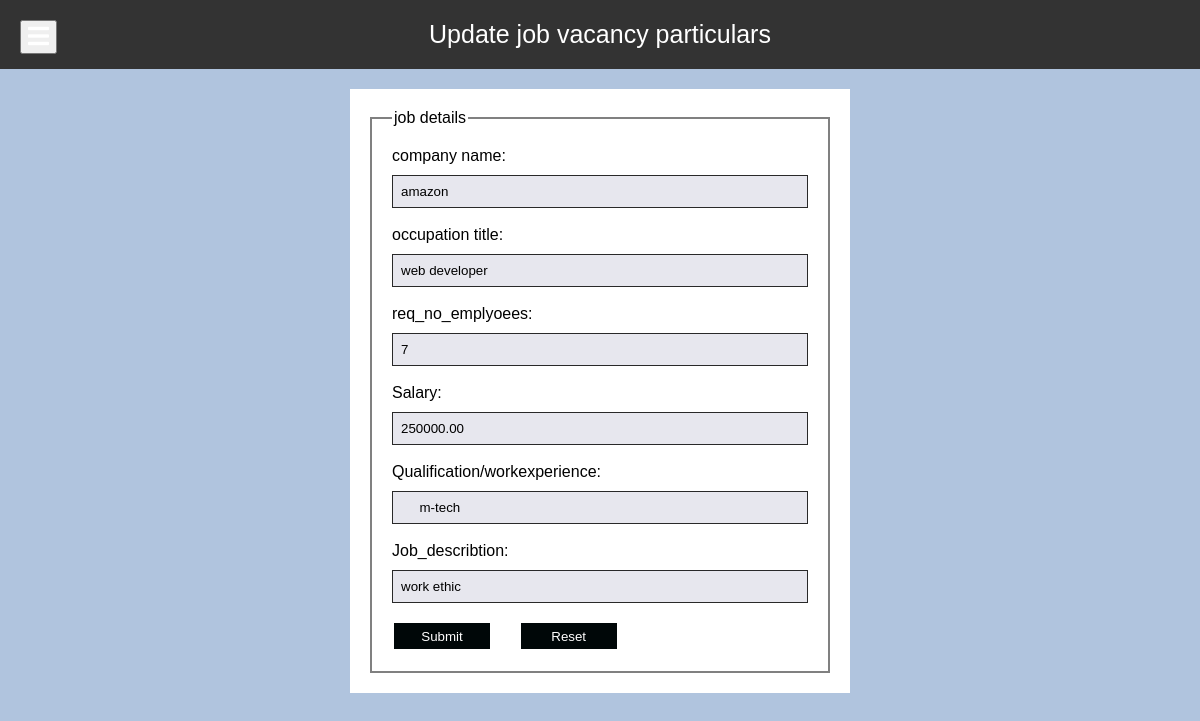
/company/edit.php?edit=19 (signed in), run on the app's committed database.
### tables this page shows
CREATE TABLE `vacancyform` (
  `id` int(11) NOT NULL,
  `companyname` varchar(60) NOT NULL,
  `occupationtitle` varchar(30) NOT NULL,
  `req_no_employees` int(11) NOT NULL,
  `salary` varchar(60) NOT NULL,
  `qualification_experience` varchar(100) NOT NULL,
  `jobdescribtion` varchar(100) NOT NULL,
  `date` date NOT NULL DEFAULT current_timestamp()
);

### company/edit.php (the view, shortened to what this page needs)
<?php
include "../include/connectdb.php";
$id=$_GET['edit'];
$query=mysqli_query($conn,"SELECT * FROM `vacancyform` where id='$id'");
while($row=mysqli_fetch_array($query)){
    $companyname = $row['companyname'];
    $occupationTitle = $row['occupationtitle'];
    $requiredEmployees = $row['req_no_employees'];
    $salary = $row['salary'];
    $qualificationExperience = $row['qualification_experience'];
    $jobDescription = $row['jobdescribtion'];
}
?>
<!doctype html>
<html>
<head>
    <link rel="stylesheet" href="../css/form.css">
    <link rel="stylesheet" href="../css/dashboard.css">
    <link rel="stylesheet" href="https://cdnjs.cloudflare.com/ajax/libs/font-awesome/5.15.3/css/all.min.css">
    </head>
<body>
  <header>
  <h1 style="font-size:25px; text-align:center;">Update job vacancy particulars</h1>
    <button class="menu-toggle"><i class="fas fa-bars"></i></button>
  </header>
<form action="edit.php" method="POST">
        <fieldset>
            <legend> job details</legend>
            <label for="companyname">company name:</label>
            <input type="text" id="companyname" name="companyname" value="<?php echo $companyname;?>" placeholder="company name"><br><br>
            <label for="occupationtitle">occupation title:</label>
            <input type="text" id="occupationtitle" name="occupationtitle" value="<?php echo $occupationTitle;?>" placeholder="designation" required><br><br>
            <label for="req_no_emplyoees">req_no_emplyoees:</label>
            <input type="number" id="req_no_emplyoees" name="req_no_emplyoees" value="<?php echo $requiredEmployees;?>" placeholder="123"><br><br>
            <label for="salary">Salary:</label>
            <input type="number" id="salary" name="salary" value="<?php echo $salary;?>" placeholder="salary"><br><br>
            <label for="qualification_experience">Qualification/workexperience:</label>
            <input type="text" name="qualification_experience" id="qualification_experience" value="<?php echo $qualificationExperience;?>"  required><br><br>
            <label for="jobdescribtion">Job_describtion:</label>
            <input type="text" name="jobdescribtion" id="jobdescribtion" value="<?php echo $jobDescription;?>" required><br><br>
            <input type="submit" id="submit" name="submit">&nbsp;&nbsp;&nbsp;&nbsp;&nbsp;&nbsp;<input type="reset" id="reset"><br>
        </fieldset>
    </form>
      </body>
      </html>

### css/form.css (style rules this page uses)
form { background-color: white; max-width:500px; margin: auto; overflow: auto; }
fieldset { border: 2px solid gray; padding: 20px; margin: 20px; }
label { display: block; margin-bottom: 10px; }
input[type="text"], input[type="number"], input[type="email"], input[type="password"] { width: 100%; padding: 8px; border: 1px solid rgb(41, 41, 41); background-color: #e7e7ee; color:black; box-sizing: border-box; }
form #submit, form #reset { background-color: rgb(0, 7, 8); height: 30px; width: 100px; border: 2px solid white; color: white; }

### css/dashboard.css (style rules this page uses)
html { height: 100%; box-sizing: border-box; }
body { font-family: Arial, sans-serif; background-color: #f2f2f2; position: relative; margin: 0; min-height: 100%; padding-bottom: 6.74rem; box-sizing: inherit; }
header { background-color: #333; color: #fff; padding: 20px; text-align: center; margin-bottom: 20px; z-index: 100; }
h1 { margin: 0; text-align: center; font-size: 36px; font-weight: normal; }
.menu-toggle { display: block; color: #fff; position: fixed; top: 20px; left: 20px; font-size: 24px; cursor: pointer; z-index: 1002; }

### company/edit.php (style rules this page uses)
body { background-color: lightsteelblue; color: black; }

### data on the page
vacancyform: companyname "amazon", occupationtitle "web developer", req_no_emplyoees "7", salary "250000.00", qualification_experience "m-tech", jobdescribtion "work ethic"
